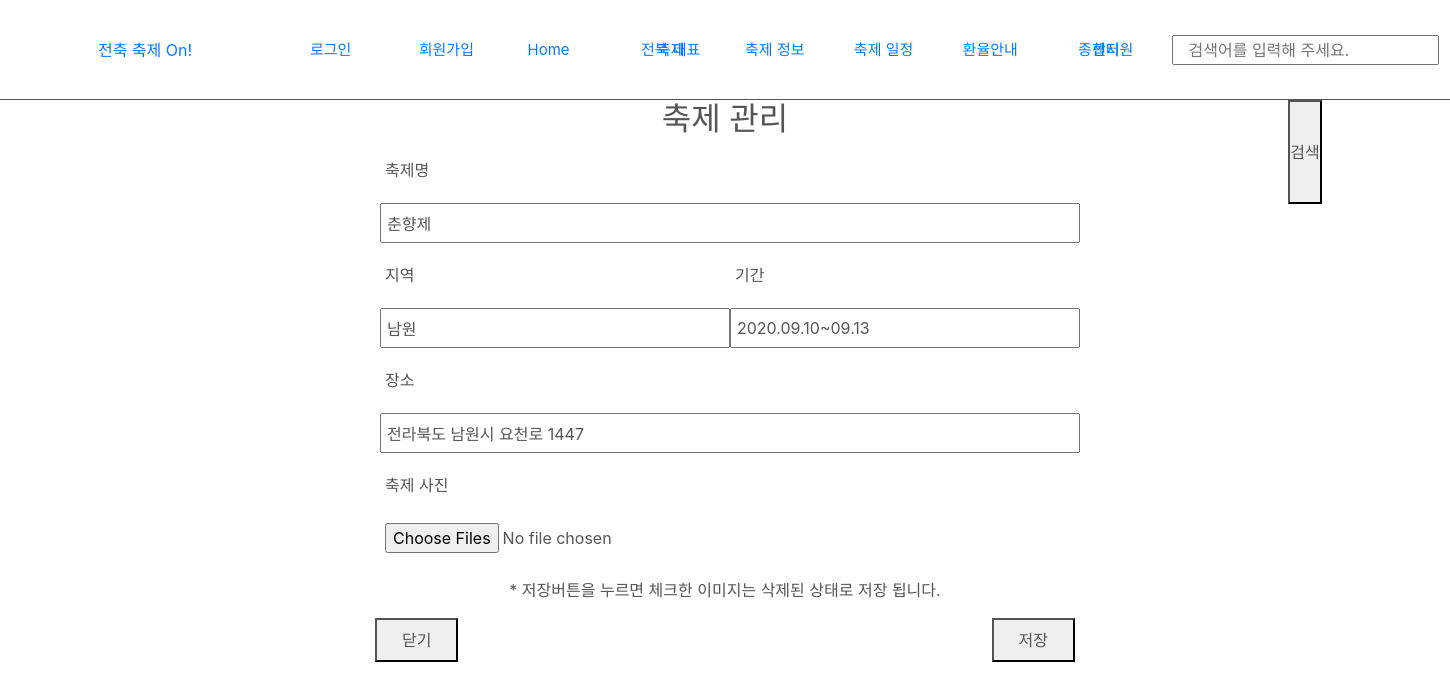
The page /par/modify/39 on the database its author committed.
### tables this page shows
CREATE TABLE `item` (
  `idx` int(11) NOT NULL,
  `sn` int(11) NOT NULL,
  `no` int(11) NOT NULL,
  `nm` text NOT NULL,
  `area` text NOT NULL,
  `location` text NOT NULL,
  `dt` text NOT NULL,
  `cn` text NOT NULL,
  `image` text NOT NULL,
  `len` int(11) NOT NULL,
  `src` text NOT NULL
);

### lib.php (called while the page is built, shortened)
<?php
function view($f, $d = []) {
	extract($d);
	require "../src/View/temp/header.php";
	require "../src/View/$f.php";
	require "../src/View/temp/footer.php";
}
function ss() {
	return isset($_SESSION['user']) ? $_SESSION['user'] : false;
}

### src/Controller/ViewController.php (called while the page is built, shortened)
<?php
class ViewController
{
	public function getList($sn = 1) {
		return DB::fetch("SELECT * FROM item WHERE sn = ?", [$sn]);
	}
	public function modify() {
		$list = self::getList((int) explode("/", $_GET['url'])[2]);
		$arr = (object) array("sn" => $list->sn, "arr" => explode(",", $list->image));
		$len = $list->len;
		view("/par/modify", ["list" => $list, "arr" => $arr, "len" => $len ]);
	}
}

### public/index.php (called while the page is built, shortened)
<?php
require "../lib.php";
src\Core\Route::init();

### src/Core/DB.php (called while the page is built, shortened)
<?php
class DB
{
	static $db;
	static function getDB() {
		if(is_null(self::$db))
			self::$db = new \PDO("mysql:host=localhost; dbname=junbook; charset=utf8mb4;", "root", "",
				[\PDO::ATTR_ERRMODE => \PDO::ERRMODE_EXCEPTION, \PDO::ATTR_DEFAULT_FETCH_MODE => \PDO::FETCH_OBJ]);
		return self::$db;
	}
	static function fetch($sql, $d = []) {
		$row = self::getDB()->prepare($sql);
		$row->execute($d);
		return $row->fetch();
	}
}

### src/View/par/modify.php (the view, shortened to what this page needs)
<main class="rel modify reg">
	<section class="regPage rel">
		<div class="cover rel">
			<h2>축제 관리</h2>
			<form action="/par/modify_action" method="post" enctype="multipart/form-data" class="gogo">
				<div class="box rel">
					<p>축제명</p>
					<input type="text" name="names" placeholder="Write names..." value="<?= $list->nm ?>">
				</div>
				<div class="box flex cuts rel">
					<div>
						<p>지역</p>
						<input type="text" name="area" placeholder="Write your area..." value="<?= $list->area ?>">
					</div>
					<div>
						<p>기간</p>
						<input type="text" name="dt" placeholder="Write your Date(yyyy-MM-dd ~ yyyy-MM-dd)" value="<?= $list->dt ?>">
					</div>
				</div>
				<div class="box  rel">
					<p>장소</p>
					<input class="loca" type="text" name="location" placeholder="Write your location..." value="<?= $list->location ?>">
				</div>
				<div class="box rel">
					<p>축제 사진</p>
					<div class="flex rel">
						<input type="file" name="appendImgs[]" id="appendImgs" multiple>
					</div>
				</div>
			</form>
			<p>* 저장버튼을 누르면 체크한 이미지는 삭제된 상태로 저장 됩니다.</p>
			<div class="flex close-btns rel">
				<button type="button" onclick="location.replace('/par/viewFestival');">닫기</button>
				<button type="button" class="save-btn">저장</button>
			</div>
		</div>
	</section>
</main>

### src/Core/Route.php (shortened to what this page needs)
<?php
class Route
{
	static function init() {
		$get = isset($_GET['url']) ? "/".$_GET['url'] : "/";
		foreach (self::${$_SERVER['REQUEST_METHOD']} as $v) {
			$v = explode("@", $v);
			$reg= preg_replace("/(:[^\/]+)/", "([^/]+)", $v[0]);
			$reg= preg_replace("/\//", "\\/", $reg);
			if(preg_match("/^".$reg."$/", $get, $p)) {
				unset($p[0]);
				$src = new $src();
				$src->{$v[2]}(...$p);
				exit;
			}
		}
		exit;
	}
}

### src/View/temp/header.php (shortened to what this page needs)
<!DOCTYPE html>
<html lang="ko">
<head>
	<link rel="stylesheet" href="/css/bootstrap.css">
	<link rel="stylesheet" href="/css/bootstrap.min.css">
	<link rel="stylesheet" href="/css/style.css">
</head>
<body>
	<div class="wrap rel">
		<header class="flex">
			<div class="logo rel">
				<a href="/">전축 축제 On!</a>
			</div>
			<nav class="menu rel">
				<ul class="flex rel">
					<?php if(!ss()): ?>
						<li><a href="/user/login">로그인</a></li>
						<li><a href="/user/user">회원가입</a></li>
						<?php else: ?>
							<li><a href="/user/logout">로그아웃</a></li>
						<?php endif; ?>
						<li><a href="/">Home</a></li>
						<li><a href="/fes.html">전북 대표 축제</a></li>
						<li><a href="/par/viewFestival">축제 정보</a></li>
						<li><a href="/par/calendar">축제 일정</a></li>
						<li><a href="/exchange.html">환율안내</a></li>
						<li class="last"><a href="#">종합지원센터</a>
						</li>
					</ul>
				</nav>
				<div class="sear rel">
					<input type="text" name="search" placeholder="검색어를 입력해 주세요.">
					<button>검색</button>
				</div>
			</header>

### public/css/style.css (style rules this page uses)
* { margin: 0; padding: 0; list-style: none; box-sizing: border-box; color:#555; text-decoration: none; list-style: none; }
html,body { width: 100%; min-height: 100%; height: auto; }
section { width: 100%; }
.flex { display: flex; }
.rel { position: relative; }
.cover, .cover2 { width: 1440px; margin: auto; }
.wrap { width: 100%; min-height: 100%; height: auto; text-align: center; }
header { width: 100%; height: 100px; position: fixed; background: white; justify-content: space-around; line-height: 100px; border-bottom: 1px solid #555; z-index: 999; }
header .logo, header .sear { width: 20%; }
header .menu { width: 60%; height: auto; }
header .menu > ul { width: 100%; }
header .menu li { margin:0px 20px; }
header .menu ul > li { width: 170px; height: 100px; display: flex; align-items: center; line-height: 0; text-align: center; }
header .menu ul > li:last-child { width: 169.81px; }
header .menu a { font-size: 15px; display: block; }
header .sear input { height: 30px; padding-left: 15px; }
main { width: 100%; height: calc(100vh - 100px); top: 100px; }
.reg form { width: 700px; margin: 0 auto; text-align: left; }
.reg form p { padding-left: 10px; padding-bottom: 5px; }
.reg .cuts > div { width: 50%; }
.reg section .box { justify-content: center; margin:20px 0px; }
.reg section .box input { height: 40px; padding: 5px; margin:0px 5px; width: 100%; }
.reg .close-btns { width: 700px; margin: 0 auto; justify-content: space-between; }
.reg .close-btns button { padding:8px 25px; }

### rows shown on the page
item: names "춘향제", area "남원", dt "2020.09.10~09.13", location "전라북도 남원시 요천로 1447"
